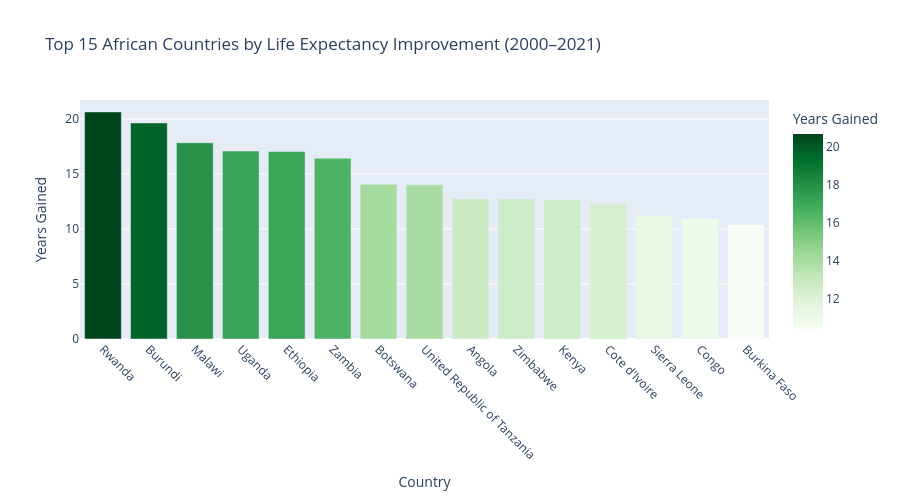

The notebook cell saved with this chart:
### Markdown cell above
## 7. Top Improvers — Life Expectancy Gained (2000–2021)

### Code cell
progress = df_combined[df_combined['Year'].isin([2000, 2021])]
progress = progress.groupby(['Country_Code', 'Country_Name', 'Year'])[
    'Life_Expectancy'].mean().reset_index()
progress_wide = progress.pivot(
    index=['Country_Code', 'Country_Name'],
    columns='Year', values='Life_Expectancy'
).reset_index()
progress_wide.columns = ['Country_Code', 'Country_Name', 'LE_2000', 'LE_2021']
progress_wide['Improvement'] = progress_wide['LE_2021'] - progress_wide['LE_2000']
progress_wide = progress_wide.sort_values('Improvement', ascending=False)

fig_progress = px.bar(
    progress_wide.head(15),
    x='Country_Name', y='Improvement',
    color='Improvement', color_continuous_scale='Greens',
    title='Top 15 African Countries by Life Expectancy Improvement (2000–2021)',
    labels={'Improvement': 'Years Gained', 'Country_Name': 'Country'}
)
fig_progress.update_layout(height=500, xaxis_tickangle=45)
fig_progress.show()

print("Top 10 improvers:")
print(progress_wide[['Country_Name','LE_2000','LE_2021','Improvement']].head(10).round(1).to_string())

# Insight: Rwanda gained 20.6 years — among the fastest improvements in
# recorded public health history. Reflects post-genocide reconstruction,
# universal health coverage, and Africa's strongest CHW program.
# Ghana's absence from top improvers reflects its stronger 2000 baseline.

### Figure 1 — Plotly figure (JSON) as saved in the notebook; plotly's stock layout.template omitted (floating-point values rounded to 4 significant figures)
{"data": [{"hovertemplate": "Country=%{x}<br>Years Gained=%{marker.color}<extra></extra>", "legendgroup": "", "marker": {"color": [20.65, 19.65, 17.85, 17.1, 17.05, 16.44, 14.07, 14.02, 12.76, 12.74, 12.67, 12.35, 11.24, 10.95, 10.41], "coloraxis": "coloraxis", "pattern": {"shape": ""}}, "name": "", "orientation": "v", "showlegend": false, "textposition": "auto", "type": "bar", "x": ["Rwanda", "Burundi", "Malawi", "Uganda", "Ethiopia", "Zambia", "Botswana", "United Republic of Tanzania", "Angola", "Zimbabwe", "Kenya", "Cote d'Ivoire", "Sierra Leone", "Congo", "Burkina Faso"], "xaxis": "x", "y": [20.65, 19.65, 17.85, 17.1, 17.05, 16.44, 14.07, 14.02, 12.76, 12.74, 12.67, 12.35, 11.24, 10.95, 10.41], "yaxis": "y"}], "layout": {"barmode": "relative", "coloraxis": {"colorbar": {"title": {"text": "Years Gained"}}, "colorscale": [[0, "rgb(247,252,245)"], [0.125, "rgb(229,245,224)"], [0.25, "rgb(199,233,192)"], [0.375, "rgb(161,217,155)"], [0.5, "rgb(116,196,118)"], [0.625, "rgb(65,171,93)"], [0.75, "rgb(35,139,69)"], [0.875, "rgb(0,109,44)"], [1, "rgb(0,68,27)"]]}, "height": 500, "legend": {"tracegroupgap": 0}, "title": {"text": "Top 15 African Countries by Life Expectancy Improvement (2000–2021)"}, "xaxis": {"anchor": "y", "domain": [0, 1], "tickangle": 45, "title": {"text": "Country"}}, "yaxis": {"anchor": "x", "domain": [0, 1], "title": {"text": "Years Gained"}}}}
